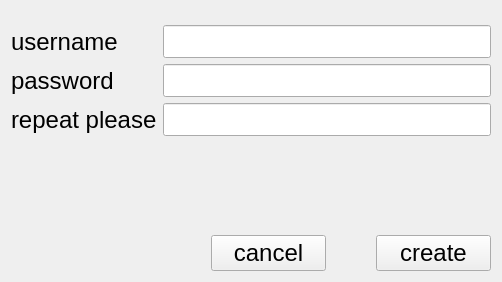
<?xml version="1.0" encoding="UTF-8"?>
<ui version="4.0">
 <class>RegisterForm</class>
 <widget class="QWidget" name="RegisterForm">
  <property name="geometry">
   <rect>
    <x>0</x>
    <y>0</y>
    <width>502</width>
    <height>282</height>
   </rect>
  </property>
  <property name="windowTitle">
   <string>Form</string>
  </property>
  <layout class="QVBoxLayout" name="verticalLayout" stretch="2,1">
   <property name="topMargin">
    <number>25</number>
   </property>
   <item>
    <layout class="QFormLayout" name="formLayout">
     <item row="0" column="0">
      <widget class="QLabel" name="label_2">
       <property name="font">
        <font>
         <pointsize>18</pointsize>
        </font>
       </property>
       <property name="text">
        <string>username</string>
       </property>
      </widget>
     </item>
     <item row="0" column="1">
      <widget class="QLineEdit" name="usernameLE">
       <property name="font">
        <font>
         <pointsize>16</pointsize>
        </font>
       </property>
      </widget>
     </item>
     <item row="1" column="0">
      <widget class="QLabel" name="label">
       <property name="font">
        <font>
         <pointsize>18</pointsize>
        </font>
       </property>
       <property name="text">
        <string>password</string>
       </property>
      </widget>
     </item>
     <item row="1" column="1">
      <widget class="QLineEdit" name="passwdLE">
       <property name="font">
        <font>
         <pointsize>16</pointsize>
        </font>
       </property>
       <property name="echoMode">
        <enum>QLineEdit::Password</enum>
       </property>
      </widget>
     </item>
     <item row="2" column="0">
      <widget class="QLabel" name="label_3">
       <property name="font">
        <font>
         <pointsize>18</pointsize>
        </font>
       </property>
       <property name="text">
        <string>repeat please</string>
       </property>
      </widget>
     </item>
     <item row="2" column="1">
      <widget class="QLineEdit" name="repeatLE">
       <property name="font">
        <font>
         <pointsize>16</pointsize>
        </font>
       </property>
       <property name="echoMode">
        <enum>QLineEdit::Password</enum>
       </property>
      </widget>
     </item>
    </layout>
   </item>
   <item>
    <layout class="QHBoxLayout" name="horizontalLayout" stretch="0,0">
     <property name="spacing">
      <number>50</number>
     </property>
     <property name="leftMargin">
      <number>200</number>
     </property>
     <item>
      <widget class="QPushButton" name="cancelBtn">
       <property name="font">
        <font>
         <pointsize>18</pointsize>
        </font>
       </property>
       <property name="text">
        <string>cancel</string>
       </property>
      </widget>
     </item>
     <item>
      <widget class="QPushButton" name="createBtn">
       <property name="font">
        <font>
         <pointsize>18</pointsize>
        </font>
       </property>
       <property name="text">
        <string>create</string>
       </property>
      </widget>
     </item>
    </layout>
   </item>
  </layout>
 </widget>
 <resources/>
 <connections/>
</ui>
